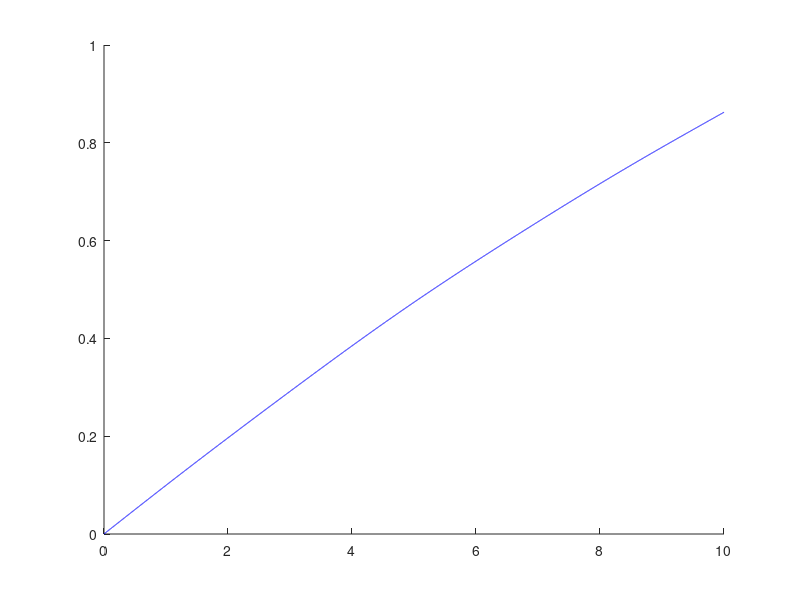

MATLAB code for this plot: (Note: this script raises an error after producing the figure.)
A = load("q_part_record.txt"); % Contiene la solución con cuaternios, y suma simple
%B = load("q_part_record2.txt"); % Contiene la solución con Euler-angle y matrix exponencial
t = 0:0.001:9.999 ;
figure(1) ; 
hold on ; 
plot(t, A(:, 8), 'b') ;  
%plot(t, B(:, 8), 'g--') ;  
plot(q_part(:, 1), q_part(:,2), 'r') ; 

figure(2) ; 
hold on ; 
plot(t, A(:, 9), 'b') ; 
%plot(t, B(:, 9), 'g--') ; 
plot(q_part(:, 1), q_part(:, 3), 'r') ; 

figure(3) ; 
hold on ; 
plot(t, A(:, 10), 'b'); 
%plot(t, B(:, 10), 'g--') ; 
plot(q_part(:, 1), q_part(:, 4), 'r') ; 

